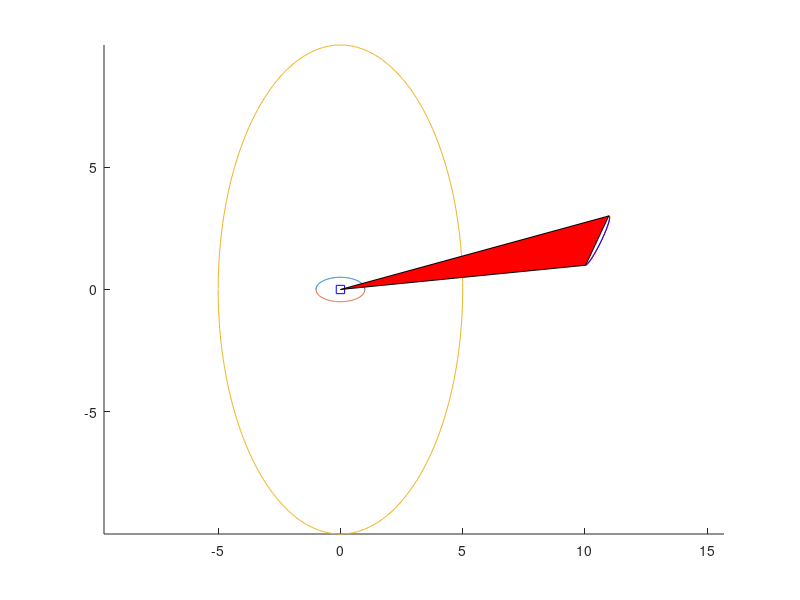

MATLAB code for this plot: (Note: this script raises an error after producing the figure.)
addpath '/mnt/nixbig/ownCloud/project_code/plan_to_observe/'
addpath '/mnt/nixbig/ownCloud/project_code/'
addpath(  '/mnt/nixbig/downloads/matlab_DistBetween2Segment/DistBetween2Segment/'  )

%{
Same as plan_to_observe_2b_AStar_cone.m,  but evaluate cost function just from the trajectory without the uncertainty 'cone'.
    AStar  -  
        path_planning__astar
        path_planning__reconstruct_path.m
        see /mnt/nixbig/ownCloud/project_code/plan_to_observe/path_planning__demo_astar.m
            [ path__ , f_score, g_score , came_from, open_set, closed_set ] = path_planning__astar(map_1, start_1, goal_1)    ;
            [ total_path_goal_to_start__  , total_path_start_to_goal__ ] = path_planning__reconstruct_path(came_from, goal_1)    ;
            path_planning__draw_came_from(came_from, strcat(test_name,': ',sprintf(' factor %7.f',factor_)))    ;    
            path_planning__draw_path( total_path_goal_to_start__ )    ;
        

%}

%% 
% Set up variables

floorplan_x = 11 % 7m forward
floorplan_y = 9 % 5m left
floorplan_extent_m = [floorplan_x;floorplan_y];
floorplan_scale = 0.1  % 10 cells/metre
floorplan_extent_cells = floorplan_extent_m.*(1/floorplan_scale)
floorplan_space = zeros(  ceil(floorplan_x*floorplan_scale) , ceil(floorplan_y*floorplan_scale)  ) ;
cost_to_divert = floorplan_space ;
cost_to_observe = floorplan_space ;

%%
% Ellipse: Mine:
%  x^2/a^2 + y^2/b^2 == 1  --> x=sqrt(a^2)*(1 - (y^2)/(b^2))  -->  y =   sqrt(( 1  -  x^2/a^2 ) * b^2  )

x=[-1:0.01:1]  ;
a=1;
b=0.5;
y = sqrt(( 1  -  (x.^2)/(a^2) ) * b^2  )

figure; hold on; plot(x,y); plot(x,-y); axis equal

%%
% Ellipse: https://au.mathworks.com/matlabcentral/answers/86615-how-to-plot-an-ellipse
a=5; % horizontal radius
b=10; % vertical radius
x0=0; % x0,y0 ellipse centre coordinates
y0=0;
t=-pi:0.01:pi;
x=x0+a*cos(t);
y=y0+b*sin(t);
plot(x,y)

%%
% Ellipse: https://au.mathworks.com/matlabcentral/answers/86615-how-to-plot-an-ellipse
x1 =10 ; y1 = 1 ;
x2 =  11 ; y2  = 3 ;
e = 0.99 ;

a = 1/2*sqrt((x2-x1)^2+(y2-y1)^2);
 b = a*sqrt(1-e^2);
 t = linspace(0,2*pi);
 X = a*cos(t);
 Y = b*sin(t);
 w = atan2(y2-y1,x2-x1);
 x = (x1+x2)/2 + X*cos(w) - Y*sin(w);
 y = (y1+y2)/2 + X*sin(w) + Y*cos(w);
 plot(x,y,'r-'); hold on
 axis equal
 min_idx = find(y==min(y))
 max_idx = find(y==max(y))
 min_x = x(min_idx)
 max_x = x(max_idx)
 
         rot=rotz(deg2rad(45));
         rot=rot(1:2,1:2)
        x_y = rot* ([x;y] - repmat(   [ x1+(x2-x1)/2 ;  y1+(y2-y1)/2 ] , 1 , size(x,2) ) )  + repmat(   [ x1+(x2-x1)/2 ;  y1+(y2-y1)/2 ] , 1 , size(x,2) );
     min_y = min(x_y(2,:))
     min_idx = find(x_y(2,:)==min_y)
     max_y = max(x_y(2,:))  
     max_idx = find(x_y(2,:)==max_y)
     min_x = x_y(1,min_idx)
     max_x = x_y(1,max_idx)

        plot(x_y(1,:),x_y(2,:),'b')
        plot(0 , 0 , 'bs')
        
 potential_zone = [ min_x  max_x  0;
   min_y  max_y  0] ;
potential_zone_closed = [ potential_zone potential_zone(:,1) ]
patch(potential_zone_closed(1,:),potential_zone_closed(2,:),'r')

%  NOTE:  gets me a cone/trapezoid and ellipses at each end:  would like a set of ellipses along a trajectory, and/or an envelope around a trajectory that's an
%  integration of the ellipses of probability --> 3D as is over time = configuration space 

%  How to check whether a point is inside an ellipse
%  How to check whether a line intersects an ellipse and where
 


%%
    % SAVE VARIABLES AND IMAGES - set up for this run
   
% temp for debug
debug_costmaps = false;
if debug_costmaps
    fig_costmap_obs_dist_orig = figure_named('fig_costmap_obs_dist_orig') ;
    fig_costmap_obs_dist_narrow= figure_named(' costmap_obs_dist_narrow ');
    fig_costmap_obs_dist= figure_named(' fig_costmap_obs_dist ');
end
%
    
    
    exp_name_script_name = 'plan_to_observe_2b_'  ;
    exp_run_start_time = datetime('now')  ;    
    exp_run_output_dir = strcat('/mnt/nixbig/ownCloud/project_code/plan_to_observe/',exp_name_script_name)  ;
    mkdir(exp_run_output_dir)  ;
    exp_run_output_dir = strcat('/mnt/nixbig/ownCloud/project_code/plan_to_observe/',exp_name_script_name,'/',datetostr(exp_run_start_time,'s'))  ;
    mkdir(exp_run_output_dir)  ;
    
    % RUN the thing
costmap_dist_to_path_follower = zeros(floorplan_extent_cells')  ;
size(costmap_dist_to_path_follower)  

num_iterations = 60 ;
loops = num_iterations*1;

draw_figs = true  ;    
% 
% if draw_figs
%     f1h=figure_named('costmap_dist_to_path_follower'); hold on; grid on; xlabel('x'); ylabel('y');
%         daspect(  [  1 1 0.1  ]  );
%         %  view(3) ;
%     f2h=figure_named('costmap_obs_dist '); hold on; grid on; xlabel('x'); ylabel('y');
%         daspect(  [  1 1 0.1  ]  );
%         %  view(3) ;
% end
f3h=figure_named('costmap_obs_dist + costmap_dist_to_path_follower '); 
sub_axis_h(1) = subplot(2,2,1);    
sub_axis_h(2) = subplot(2,2,2);   
sub_axis_h(3) = subplot(2,2,3);     
axes(sub_axis_h(1));   hold on; grid on; xlabel('x'); ylabel('y');
        daspect(  [  1 1 0.1  ]  );
%     pos = get( sub_axis_h(1), 'Position' )     ;   
        % the first two coordinates are the horizontal and vertical relative (in [0,1]) coordinates 
        %           of the origin of the axis 
        %           with respect to the lower left corner of the figure, 
        %  and the second two are the relative width and height.
                %     size=[pos(3) pos(4)];
                %     aspect=
                %     height=0.4; width=height
    sub_axis_h_Position{1} =  [  -0.05 0.05 0.5 0.9  ]  ;
    sub_axis_h(1).Position =  sub_axis_h_Position{1}  ;
    xlim([0,90]); ylim([0,110]);
    drawnow
        %     sub1_axis_h.Position =  [  0 0.6  pos(3) pos(4)  ]  ;    %        [pos(1) pos(2) pos(3) pos(4)]


axes(sub_axis_h(2));  hold on; grid on; xlabel('x'); ylabel('y');
        daspect(  [  1 1 0.1  ]  );
        view(3) ;
        sub_axis_h_Position{2} =  [  0.55 0.5  0.5 0.55  ]  ;
        sub_axis_h(2).Position =  sub_axis_h_Position{2}  ;
    xlim([0,90]); ylim([0,110]);
    drawnow
    
axes(sub_axis_h(3));  
        hold on; grid on; xlabel('x'); ylabel('y');
        daspect(  [  1 1 0.1  ]  );
        view(3) ;
        sub_axis_h_Position{3} =  [  0.35 0.05  0.55 0.55  ]  ;
        sub_axis_h(3).Position =  sub_axis_h_Position{3}  ;
    xlim([0,90]); ylim([0,110]);
    drawnow
    

costmap_obs_dist = ones(floorplan_extent_cells(1),floorplan_extent_cells(2))  ;
using_narrow_costmap = false; 
costmap_obs_dist_narrow = ones(floorplan_extent_cells(1),floorplan_extent_cells(2))  ; ;

    costmaps{1} = costmap_obs_dist;
    costmaps{2} = costmap_dist_to_path_follower;
    num_costmaps = size(costmaps,2)   ;

main_task_start_point=[10;30]  ;
%   main_task_end_point=[90;30]  ;
main_task_end_point=[55;30]  ;
main_task_waypoints = [ main_task_start_point main_task_end_point ]  ;
main_task_current_waypoint_num = 1 + 1;
path_follower_step=(main_task_end_point-main_task_start_point) / num_iterations  ;
path_follower_posn = main_task_start_point  ;
plot(main_task_end_point(1),main_task_end_point(2),'bo')

path_follower_posn_lagged = repmat(path_follower_posn,[1 5]);

robot_posn = main_task_start_point ;

target_posn_start = [100;60]  ;  %robot_start_posn  ;
target_posn_start = [45;35]  ;  %robot_start_posn  ;
target_planned_path_start_posn = target_posn_start  ;
target_planned_path_end_posn = [ 10; 60 ]  ;
target_planned_path_step_base = ( target_planned_path_end_posn - target_planned_path_start_posn ) / num_iterations  ;
target_posn_prediction_vec = target_posn_start + target_planned_path_step_base  ;

max_dist = sqrt( ((1/floorplan_scale)*floorplan_y)^2 + ((1/floorplan_scale)*floorplan_x)^2 ) ;
max_cost = max_dist;
max_costmap_obs_dist=  0.5*(0.00275*exp(max_dist*0.07015*(3/4) ))   ; 


F(loops) = struct('cdata',[],'colormap',[]);

    costmap_obs_dist__hist = zeros([size(costmap_obs_dist) , loops])  ;
    costmap_dist_to_path_follower__hist = zeros([size(costmap_dist_to_path_follower) , loops])  ;
    costmap_obs_dist_narrow__hist = zeros([size(costmap_obs_dist_narrow) , loops])  ;
    robot_target_posn__hist = zeros(2,loops)  ;
    robot_posn__hist = zeros(2,loops)  ;
    path_follower_posn__hist = zeros(2,loops)  ;
    cost_at_robot_posn__hist = zeros(num_costmaps,loops);

    
% input('any key to start')    
pause(2)


dist_cell_to_target_detect_radius_factor = 10 ;             
dist_cell_to_target_avoid_radius_factor = 6 ;             
dist_cell_to_target_radius_type = 'repel';
dist_cell_to_target_radius_type = 'flat';
    
t = 0 ;
while norm_2(target_planned_path_end_posn-target_posn_start,1) > 0.0001
    t = t + 1 ;
    if norm_2(main_task_waypoints(:,main_task_current_waypoint_num)-robot_posn,1) < 0.5  % change goals 
        if 0 == mod(main_task_current_waypoint_num,2) 
            main_task_waypoints(:,end+1) = main_task_start_point 
            main_task_current_waypoint_num = main_task_current_waypoint_num + 1
        else
            main_task_waypoints(:,end+1) = main_task_end_point 
            main_task_current_waypoint_num = main_task_current_waypoint_num + 1
        end
        path_follower_step=(main_task_waypoints(:,main_task_current_waypoint_num)-main_task_waypoints(:,main_task_current_waypoint_num-1)) / num_iterations  
        path_follower_posn = robot_posn 
    end
    
    path_follower_posn_old = path_follower_posn;
    path_follower_posn = path_follower_posn + path_follower_step  ;
    if sum(path_follower_posn> min(floorplan_extent_cells)) || sum(path_follower_posn<[1; 1])
        path_follower_posn = path_follower_posn_old  ;
    end
    path_follower_posn__hist(:,t) = path_follower_posn;
    costmap_dist_to_path_follower = zeros((1/floorplan_scale)*floorplan_x,(1/floorplan_scale)*floorplan_y)  ;
    costmap_total = zeros((1/floorplan_scale)*floorplan_x,(1/floorplan_scale)*floorplan_y)  ;
    
    robot_planned_path_step_noise_scale_factor = 0 ;
    target_posn_old = target_posn_start;        
    robot_planned_path_step_noise =  [randn(1) ; randn(1)].* (norm_2(target_planned_path_step_base,1)/10) ;
    robot_planned_path_step = target_planned_path_step_base + robot_planned_path_step_noise* robot_planned_path_step_noise_scale_factor;
    
    if t > 1
        %  condensed calculations  : 
             dist__ = norm_2(target_posn_start-robot_posn,1)  ;
             dist_cell_to_target = dist__ ;     
             if strcmpi('repel',dist_cell_to_target_radius_type )
                 if dist_cell_to_target < dist_cell_to_target_avoid_radius_factor
                     dist_cell_to_target = -dist_cell_to_target;
                 end
             end
            cost__ =  0.75*(0.005275*exp(dist_cell_to_target*0.07015*(3/4) ))   ;  % parameterisation : exp(d*x) : x spreads the function
            cost__ =  cost__ * 1.1 ;
            %  costmap_obs_dist(xx_ , yy_) =  costmap_obs_dist(xx_ , yy_) * 1.1  ;
             if strcmpi('flat',dist_cell_to_target_radius_type )
                 if dist_cell_to_target < dist_cell_to_target_avoid_radius_factor
                     cost__ = 0 ;  %costmap_obs_dist(xx_ , yy_) =  0 ;
                 end
             end
            if cost__ > 1           %costmap_obs_dist(xx_ , yy_) > 1 
                cost__ = 1 ;        %costmap_obs_dist(xx_ , yy_) = 1  ;
            elseif cost__ < 0   %costmap_obs_dist(xx_ , yy_) < 0  
                cost__ = 0 ;        %costmap_obs_dist(xx_ , yy_) = 0  ;
            end
            
            costmap_obs_dist_scale_factor = 0.001;
            cost__ =  cost__ .* costmap_obs_dist_scale_factor;   % costmap_obs_dist = costmap_obs_dist .*  costmap_obs_dist_scale_factor;    
            cost__ =  cost__    ;  % costmap_total = costmap_obs_dist;
            cost__ =  cost__   + 1.0 ;  % costmap_total =  costmap_total + 1.0;  % do NOT know why I need this : need to add at least 1.0 to get A* to plan             
        
         if dist_cell_to_target < dist_cell_to_target_detect_radius_factor   %  close enough TO BE ACCURATE ENOUGH and PROBABILITY OF GOOD DETECTION IS HIGH ENOUGH
            target_posn_start = target_posn_start + robot_planned_path_step  ;    
            target_posn_prediction_vec =  [ target_posn_start   target_posn_start+robot_planned_path_step*20]  ;
        else
            target_posn_start = target_posn_start ;
            target_posn_prediction_vec =  [ target_posn_start   target_posn_start+robot_planned_path_step*1]  ;  % maintain a vector just to keep the calculation changes minimal below
        end
        
    else % t = 1 : do not move yet
        target_posn_start = target_posn_start ;
        target_posn_prediction_vec =  [ target_posn_start   target_posn_start+robot_planned_path_step*1]  ;  % maintain a vector just to keep the calculation changes minimal below
    end
    
    %robot_posn_prediction_vec_1 = [ target_posn_start  ( target_posn_start+ (rot2(degtorad(+20)) * robot_planned_path_step*20) )  ];
    %robot_posn_prediction_vec_2 = [ target_posn_start  ( target_posn_start + (rot2(degtorad(-20)) * robot_planned_path_step*20) )  ];
    if sum(target_posn_start> floorplan_extent_cells) || sum(target_posn_start<[1; 1])
        target_posn_start = target_posn_old  ;
    end
    robot_target_posn__hist(:,t) =  target_posn_start  ;
    
    %   costmap_obs_dist
    
    for yy_ = 1.0 : 1 : (1/floorplan_scale)*floorplan_y
        for xx_ = 1.0 : 1 : (1/floorplan_scale)*floorplan_x
            cell_to_target =   - target_posn_start  ;
            %  dist_cell_to_target = sqrt(   [ xx_- robot_target_posn(1) ]^2  +   [ yy_- robot_target_posn(2) ]^2   )  ;        
             [line1_exit__, line2_exit__, line2_exit_to_line1_exit_vec__, dist__] = ...
                 shortestLineBetweenLineSegments(  ...
                 target_posn_prediction_vec(:,1) , target_posn_prediction_vec(:,2)  ,  ...
                 [xx_,yy_] , [xx_+0.01,yy_+0.01]  )  ;
             dist_cell_to_target = dist__ ;     
             
             
             if strcmpi('repel',dist_cell_to_target_radius_type )
                 if dist_cell_to_target < dist_cell_to_target_avoid_radius_factor
                     dist_cell_to_target = -dist_cell_to_target;
                 end
             end
             
             
            
            costmap_obs_dist(xx_ , yy_) =  0.75*(0.005275*exp(dist_cell_to_target*0.07015*(3/4) ))   ;  % parameterisation : exp(d*x) : x spreads the function
            costmap_obs_dist(xx_ , yy_) =  costmap_obs_dist(xx_ , yy_) * 1.1  ;
            
             if strcmpi('flat',dist_cell_to_target_radius_type )
                 if dist_cell_to_target < dist_cell_to_target_avoid_radius_factor
                     costmap_obs_dist(xx_ , yy_) =  0 ;
                 end
             end
            
            if costmap_obs_dist(xx_ , yy_) > 1 
                costmap_obs_dist(xx_ , yy_) = 1  ;
            elseif costmap_obs_dist(xx_ , yy_) < 0  
                costmap_obs_dist(xx_ , yy_) = 0  ;
            end
        end
    end
    %     costmap_obs_dist = costmap_obs_dist .*0.5  ;
            if using_narrow_costmap; 
            for yy_ = 1.0 : 1 : (1/floorplan_scale)*floorplan_y
                for xx_ = 1.0 : 1 : (1/floorplan_scale)*floorplan_x
                    cell_to_target =   - target_posn_start  ;
                    %  dist_cell_to_target = sqrt(   [ xx_- robot_target_posn(1) ]^2  +   [ yy_- robot_target_posn(2) ]^2   )  ;        
                    [line1_exit__, line2_exit__, line2_exit_to_line1_exit_vec__, dist__] = ...
                        shortestLineBetweenLineSegments(  ...
                        target_posn_prediction_vec(:,1) , target_posn_prediction_vec(:,2)  ,  ...
                        [xx_,yy_] , [xx_,yy_]  )  ;
                    dist_cell_to_target = dist__ ;
                     %  [line1_exit__, line2_exit__, line2_exit_to_line1_exit_vec__, dist__] = shortestLineBetweenLineSegments( line1_pt1_, line1_pt2_, line2_pt1_, line2_pt2_)           

                    costmap_obs_dist_narrow(xx_ , yy_) =  0.75*(0.00275*exp(dist_cell_to_target*0.17015*(3/4) ))   ;  % parameterisation : exp(d*x) : x spreads the function
                    if costmap_obs_dist_narrow(xx_ , yy_) > 1 
                        costmap_obs_dist_narrow(xx_ , yy_) = 1  ;
                    elseif costmap_obs_dist_narrow(xx_ , yy_) < 0  
                        costmap_obs_dist_narrow(xx_ , yy_) = 0  ;
                    end
                end
            end
            end
    
%     costmap_obs_dist_narrow = costmap_obs_dist_narrow .* 0.5  ;
   % costmap_obs_dist = costmap_obs_dist_narrow.*costmap_obs_dist;
    

        if debug_costmaps ;  figure(fig_costmap_obs_dist_orig);  surf(costmap_obs_dist); end;
        if debug_costmaps;  figure(fig_costmap_obs_dist_narrow);  surf(costmap_obs_dist); if using_narrow_costmap;  surf(costmap_obs_dist_narrow);    end;    end;    
    
    costmap_obs_dist_scale_factor = 0.001;
    costmap_obs_dist = costmap_obs_dist .*  costmap_obs_dist_scale_factor;    
    
        if debug_costmaps;  if using_narrow_costmap;  figure(fig_costmap_obs_dist);  surf(costmap_obs_dist); surf(costmap_obs_dist_narrow);   end; end;
    
    %   costmap_dist_to_path_follower
    for yy_ = 1.0 : 1 : (1/floorplan_scale)*floorplan_y
        for xx_ = 1.0 : 1 : (1/floorplan_scale)*floorplan_x
            dist_ = sqrt(  (xx_ - path_follower_posn(1))^2  + (yy_ - path_follower_posn(2))^2);
             if dist_ <= 75
                 costmap_dist_to_path_follower(xx_,yy_) = (dist_    /  max_dist )^2  +  (75/max_dist)-(75/max_dist)^2;                
             else                       
                 costmap_dist_to_path_follower(xx_,yy_)  = dist_    /  max_dist   ;            
             end
        end
    end
    %costmap_dist_to_path_follower = costmap_dist_to_path_follower .* 0.6 ;
    
%     costmap_dist_to_path_follower(costmap_dist_to_path_follower>0.2)  ;
    
    %     tolerance = 2 ; %2m
    %     tolerance_cells = round(tolerance* (1/floorplan_scale))  ;
    %     tolerance_cost_level = costmap_dist_to_path_follower(1,tolerance_cells)  ;    
    %     costmap_dist_to_path_follower_2 = costmap_dist_to_path_follower  ;
    %         exponent_here=1.7;
    %     costmap_dist_to_path_follower(costmap_dist_to_path_follower<tolerance_cost_level) ...
    %         = costmap_dist_to_path_follower(costmap_dist_to_path_follower<tolerance_cost_level).^exponent_here  ...
    %             +   max(max(costmap_dist_to_path_follower(costmap_dist_to_path_follower==tolerance_cost_level))) -   max(max(costmap_dist_to_path_follower(costmap_dist_to_path_follower==tolerance_cost_level)))^exponent_here     ; 

    if draw_figs
    subplot(sub_axis_h(2));    
    cla();
    grid on; hold on; 
    colormap hot  ;
        sub_axis_h(2).Position =  sub_axis_h_Position{2}  ;
    surf( costmap_dist_to_path_follower )  ;
    surf( costmap_total )  ;
    data_indicator_height = 1.1; %  max(max(costmap_dist_to_path_follower)) ;
        plot3_rows(  [   path_follower_posn(2) ; path_follower_posn(1)  ;  data_indicator_height ] , 'cx'  , 'LineWidth',5)
        plot3([path_follower_posn(2),path_follower_posn(2)],[path_follower_posn(1),path_follower_posn(1)],  [data_indicator_height , 0] , 'c', 'LineWidth',1) 
        text(  path_follower_posn(2) , path_follower_posn(1) , data_indicator_height   , 'aim', 'Color' , 'c')
                plot3( main_task_waypoints(2,:)  , main_task_waypoints(1,:), ones(size(main_task_waypoints))*data_indicator_height , 'c:', 'LineWidth',2)   ;
            plot3_rows(  [   robot_posn(2) ; robot_posn(1)  ;  data_indicator_height ] , 'cx'  , 'LineWidth',5)
            plot3([robot_posn(2),robot_posn(2)],[robot_posn(1),robot_posn(1)],  [data_indicator_height , 0] , 'g', 'LineWidth',1)   
            text(  robot_posn(2) , robot_posn(1) , data_indicator_height  , 'robot', 'Color'  , 'g')        
    plot3(target_posn_start(2),target_posn_start(1),  data_indicator_height , 'mx', 'LineWidth',5)   
    plot3([target_posn_start(2),target_posn_start(2)],[target_posn_start(1),target_posn_start(1)],  [ data_indicator_height ,0] , 'm', 'LineWidth',1) 
    plot3([target_posn_prediction_vec(2,1),target_posn_prediction_vec(2,2)],[target_posn_prediction_vec(1,1),target_posn_prediction_vec(1,2)],  [data_indicator_height,data_indicator_height] , 'm', 'LineWidth',1)   
    %plot3([robot_posn_prediction_vec_1(2,1),robot_posn_prediction_vec_1(2,2)],[robot_posn_prediction_vec_1(1,1),robot_posn_prediction_vec_1(1,2)],  [data_indicator_height,data_indicator_height] , 'm:', 'LineWidth',1)   
    %plot3([robot_posn_prediction_vec_2(2,1),robot_posn_prediction_vec_2(2,2)],[robot_posn_prediction_vec_2(1,1),robot_posn_prediction_vec_2(1,2)],  [data_indicator_height,data_indicator_height] , 'm:', 'LineWidth',1)   
    daspect(  [  1 1 0.025   ]  );
    zlim([0 1.1])  ;
    view(3)
    xlim([0,90]); ylim([0,110]);
    
    
    subplot(sub_axis_h(3));    
    cla();
    grid on; hold on; 
    colormap hot  ;
        sub_axis_h(3).Position =  sub_axis_h_Position{3}  ;
    surf( costmap_obs_dist )  ;  
    surf( costmap_dist_to_path_follower )  ;   
    data_indicator_height = 1.1; %    max(max(costmap_obs_dist))  ;
        plot3_rows(  [   path_follower_posn(2) ; path_follower_posn(1)  ;  data_indicator_height ] , 'cx'  , 'LineWidth',5)
        plot3([path_follower_posn(2),path_follower_posn(2)],[path_follower_posn(1),path_follower_posn(1)],  [data_indicator_height , 0] , 'c', 'LineWidth',1) 
        text(  path_follower_posn(2) , path_follower_posn(1) , data_indicator_height   , 'aim', 'Color' , 'c')
                plot3( main_task_waypoints(2,:)  , main_task_waypoints(1,:), ones(size(main_task_waypoints))*data_indicator_height , 'c:', 'LineWidth',2)   ;
            plot3_rows(  [   robot_posn(2) ; robot_posn(1)  ;  data_indicator_height ] , 'cx'  , 'LineWidth',5)
            plot3([robot_posn(2),robot_posn(2)],[robot_posn(1),robot_posn(1)],  [data_indicator_height , 0] , 'g', 'LineWidth',1)   
            text(  robot_posn(2) , robot_posn(1) , data_indicator_height  , 'robot', 'Color'  , 'g')  
    plot3(target_posn_start(2),target_posn_start(1),  data_indicator_height, 'mx', 'LineWidth',5)   
    plot3([target_posn_start(2),target_posn_start(2)],[target_posn_start(1),target_posn_start(1)],  [data_indicator_height,0] , 'm', 'LineWidth',1)   
    plot3([target_posn_prediction_vec(2,1),target_posn_prediction_vec(2,2)],[target_posn_prediction_vec(1,1),target_posn_prediction_vec(1,2)],  [data_indicator_height,data_indicator_height] , 'm', 'LineWidth',1)   
    %plot3([robot_posn_prediction_vec_1(2,1),robot_posn_prediction_vec_1(2,2)],[robot_posn_prediction_vec_1(1,1),robot_posn_prediction_vec_1(1,2)],  [data_indicator_height,data_indicator_height] , 'm:', 'LineWidth',1)   
    %plot3([robot_posn_prediction_vec_2(2,1),robot_posn_prediction_vec_2(2,2)],[robot_posn_prediction_vec_2(1,1),robot_posn_prediction_vec_2(1,2)],  [data_indicator_height,data_indicator_height] , 'm:', 'LineWidth',1)   
    
    daspect(  [  1 1 0.025   ]  )  ;
    zlim([0 1.1])  ;
    view(3)
    xlim([0,90]); ylim([0,110]);
    end
    
    costmaps{1} = costmap_obs_dist;
    costmaps{2} = costmap_dist_to_path_follower;
    SAMPLE_VALUE_per_costmap = zeros(num_costmaps,1,'double');
    min_SAMPLE_VALUE_per_costmap = ones(1,num_costmaps,'double').*10000;
    min_SAMPLE_dir_yx_per_costmap = zeros(2,num_costmaps,'double');
    
    %  figure(f3h)  ;
    subplot(sub_axis_h(1));    
    cla();
    grid on; hold on; 
    %colormap hot  ;
        sub_axis_h(1).Position =  sub_axis_h_Position{1}  ;
    size(costmap_obs_dist)
    size(costmap_dist_to_path_follower)
    
    % for local-sampling-based
    %     costmap_obs_dist_max = max(max(costmap_obs_dist));
    %     costmap_total =  costmap_dist_to_path_follower +  ( costmap_obs_dist - costmap_obs_dist_max )  ;
    %     costmap_total_min = min(min(costmap_total))  ;
    %     costmap_total = costmap_total + costmap_total_min  ;
    
    % for straight A*
    costmap_total = costmap_obs_dist;
    costmap_total =  costmap_total + 1.0;  % do NOT know why I need this : need to add at least 1.0 to get A* to plan 
    
    cost_ratio =     (max(max(costmap_dist_to_path_follower)) - min(min(costmap_dist_to_path_follower))) / ((max(max(costmap_obs_dist)) - min(min(costmap_obs_dist))))  ;
    costmap_obs_dist_scaled =     costmap_obs_dist.* cost_ratio  ;
    costmap_total = costmap_obs_dist_scaled + costmap_dist_to_path_follower  ;
    costmap_total =  costmap_total + 1.0;  % do NOT know why I need this : need to add at least 1.0 to get A* to plan 
    
                            %     figure; 
                            %     hold on;  surf(costmap_obs_dist)  ;
                            %     hold on;  surf(costmap_dist_to_path_follower)  ;
                            %     hold on;  surf(costmap_total)  ;
    
    
    surf( costmap_total )  ;
    data_indicator_height = 1.45; %1.5;  %max(max(costmap_total))  ;
    indicator_x = round(path_follower_posn(2));
    indicator_y = round(path_follower_posn(1));
    cost_at_indicator = costmap_total(  indicator_y , indicator_x )  ;
    robot_indicator_x = round(robot_posn(2));
    robot_indicator_y = round(robot_posn(1));
    robot_cost_at_indicator = costmap_total(  robot_indicator_y , robot_indicator_x )  ;
    display('362')
        plot3_rows(  [   path_follower_posn(2) ; path_follower_posn(1)  ;  data_indicator_height ] , 'cx'  , 'LineWidth',5)
        plot3([path_follower_posn(2),path_follower_posn(2)],[path_follower_posn(1),path_follower_posn(1)],  [data_indicator_height , 0] , 'c', 'LineWidth',1) 
        text(  path_follower_posn(2) , path_follower_posn(1) , data_indicator_height   , 'aim', 'Color' , 'c')
                plot3( main_task_waypoints(2,:)  , main_task_waypoints(1,:), ones(size(main_task_waypoints))*data_indicator_height , 'c:', 'LineWidth',2)   ;
            plot3_rows(  [   robot_posn(2) ; robot_posn(1)  ;  data_indicator_height ] , 'cx'  , 'LineWidth',5)
            plot3([robot_posn(2),robot_posn(2)],[robot_posn(1),robot_posn(1)],  [data_indicator_height , 0] , 'g', 'LineWidth',1)   
            
              
                

    %  start next step calculation                
            display('start next step calculation');
            map_1 = costmap_total;
            start_1 = robot_posn  ;
            goal_1 = [  main_task_waypoints(1,main_task_current_waypoint_num) ;  main_task_waypoints(2,main_task_current_waypoint_num) ] ;
            %             goal_1 = [ 90 ; 30 ]  ;
            % A*
                % note:  DStarMoo :  incorporate the orientation of target and orientation of uncertainty 
            [ path__ , f_score, g_score , came_from, open_set, closed_set ] = path_planning__astar(map_1, start_1, goal_1)    ;
            [ total_path_goal_to_start__  , total_path_start_to_goal__ ] = path_planning__reconstruct_path(came_from, goal_1)    ;
            dir_vec_end_yx = total_path_start_to_goal__(:,2)   ;
            
            %             hold on; plot3(start_1(1),goal_1(2), 3,'rs','LineWidth',5)
            %             hold on; plot3(start_1(1),start_1(2), 3,'md','LineWidth',5)
            plot3(total_path_start_to_goal__(2,:),total_path_start_to_goal__(1,:),map_1(total_path_start_to_goal__(2,:),total_path_start_to_goal__(1,:)),'ro')
            
            display('end next step calculation');
    %  end next step calculation
            
    plot3(target_posn_start(2),target_posn_start(1),  data_indicator_height , 'mx', 'LineWidth',5)   
    plot3([target_posn_start(2),target_posn_start(2)],[target_posn_start(1),target_posn_start(1)],  [data_indicator_height,0] , 'm', 'LineWidth',1)   
    plot3([target_posn_prediction_vec(2,1),target_posn_prediction_vec(2,2)],[target_posn_prediction_vec(1,1),target_posn_prediction_vec(1,2)],  [data_indicator_height,data_indicator_height] , 'm', 'LineWidth',1)   
    %plot3([robot_posn_prediction_vec_1(2,1),robot_posn_prediction_vec_1(2,2)],[robot_posn_prediction_vec_1(1,1),robot_posn_prediction_vec_1(1,2)],  [data_indicator_height,data_indicator_height] , 'm', 'LineWidth',1)   
    %plot3([robot_posn_prediction_vec_2(2,1),robot_posn_prediction_vec_2(2,2)],[robot_posn_prediction_vec_2(1,1),robot_posn_prediction_vec_2(1,2)],  [data_indicator_height,data_indicator_height] , 'm', 'LineWidth',1)   
        

    
    
    path_follower_posn_lagged(:,1) = path_follower_posn;
    path_follower_posn_lagged(:,2:5) = path_follower_posn_lagged(:,1:4);
%     robot_posn = path_follower_posn_lagged(:,5);  % 2 step behind 
    
%     robot_posn 
    robot_posn = dir_vec_end_yx;
    robot_posn__hist(:,t) = robot_posn  ;
	
    robot_indicator_x = round(robot_posn(2));
    robot_indicator_y = round(robot_posn(1));
    
    for ii_ = 1:size(costmaps,2)
        cost_at_robot_posn = costmaps{ii_}(robot_indicator_y,robot_indicator_x)  ;
        cost_at_robot_posn__hist(ii_,t) = cost_at_robot_posn  ;
    end
	
    path_altitude = repmat(data_indicator_height, 1, size(robot_posn__hist,2))  ;
    plot3(robot_target_posn__hist(2,:) , robot_target_posn__hist(1,:),  path_altitude, 'mx' ) ;
    plot3(path_follower_posn__hist(2,:) , path_follower_posn__hist(1,:), path_altitude  , 'co') ;
    plot3(path_follower_posn__hist(2,:) , path_follower_posn__hist(1,:), path_altitude  , 'co') ;
    plot3(robot_posn__hist(2,:) , robot_posn__hist(1,:),  path_altitude, 'bs' ) ;
    %         obj_handle_ = patch([0 0 floorplan_extent_cells(2) floorplan_extent_cells(2) ],[floorplan_extent_cells(1)  0 0  floorplan_extent_cells(1)], [ cost_at_indicator cost_at_indicator cost_at_indicator cost_at_indicator ] , 'c');
    %         obj_handle_.FaceAlpha=0.1;
    %         obj_handle_ = patch([0 0 floorplan_extent_cells(2) floorplan_extent_cells(2) ],[floorplan_extent_cells(1)  0 0  floorplan_extent_cells(1)], [ robot_cost_at_indicator robot_cost_at_indicator robot_cost_at_indicator robot_cost_at_indicator ] , 'g');
    %         obj_handle_.FaceAlpha=0.1;
        % daspect(  [  1 1 0.05  ]  );
        daspect(  [  1 1 0.025  ]  );
    %  view(3) ;
    xlim([0,90]); ylim([0,110]);
    
    % SAVE VARIABLES AND IMAGES   

    
    drawnow
    
    costmap_obs_dist__hist(:,:,t) = costmap_obs_dist  ;
    costmap_dist_to_path_follower__hist(:,:,t) = costmap_dist_to_path_follower  ;
    if using_narrow_costmap; costmap_obs_dist_narrow__hist(:,:,t) = costmap_obs_dist_narrow  ; end;
    
    pause(0.1)
end
display('At end of simulation!')
% v = VideoWriter(strcat(exp_run_output_dir,'/','f3h.mp4'))  ;
% open(v)  ;
% writeVideo(v,A)  ;
% close(v)  ;
exp_run_start_time.Format
save(  strcat(exp_run_output_dir,'/',exp_name_script_name,datetostr(exp_run_start_time),'.m')  )

display('Displaying summaries')

figure_named('Timestep'); grid on; xlabel('time'); hold on; 
benefit_ = 1-cost_at_robot_posn__hist(1,:)  ;
plot(benefit_)  ;
plot(cost_at_robot_posn__hist(2,:))  ;
net_gain = (1-cost_at_robot_posn__hist(2,:))-cost_at_robot_posn__hist(1,:)  ;
plot( net_gain )  ;
legend('benefit of observation','main mission cost = cost of distance from path','net gain (unscaled)')  ;

figure_named('Cummulative'); grid on; xlabel('time'); hold on; 
plot(cumsum(benefit_))  ;
plot(cumsum(cost_at_robot_posn__hist(2,:)))  ;
plot( cumsum( net_gain ))  ;
legend('benefit of observation','main mission cost = cost of distance from path','net gain (unscaled)')  ;

display('Ended!')

%%
[ path__ , f_score, g_score , came_from, open_set, closed_set ]  ...
    = path_planning__astar(...
    costmap_total, ...
    main_task_start_point, ...
    main_task_end_point)    ;
[ total_path_goal_to_start__  , total_path_start_to_goal__ ] ...
    = path_planning__reconstruct_path(came_from, main_task_end_point)    ;
plot3(main_task_end_point(2), main_task_end_point(1), max(max(costmap_total)) , 'cx', 'LineWidth',5) 
plot3( 10, 30, 1.5, 'cx', 'LineWidth',5) 
factor_ = 10;
path_planning__draw_came_from(came_from, strcat(  'bbbooobbb'    ,': ',sprintf(' factor %7.f',factor_)))    ;  
path_planning__draw_path( total_path_goal_to_start__ )    ;

